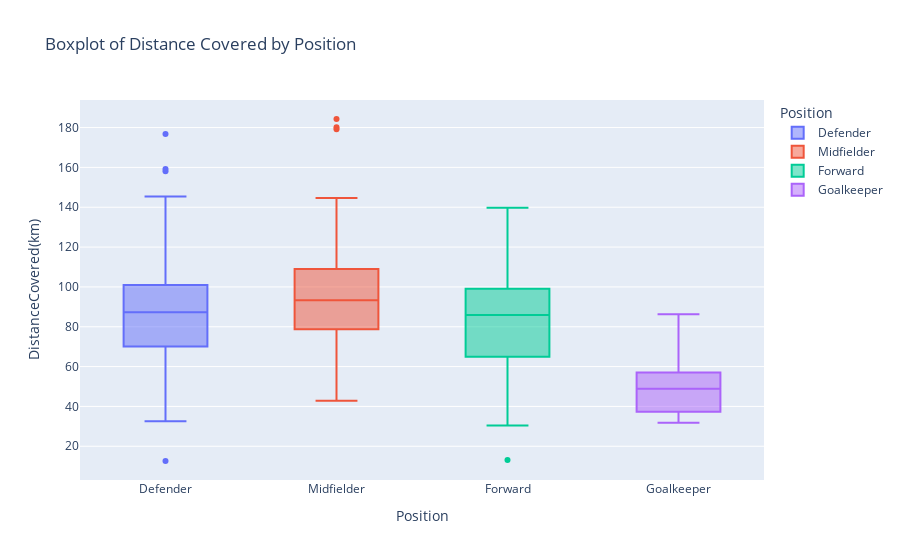

Notebook code cell kept with this figure:
### Code cell
fig = px.box(ucl, x='Position', y='DistanceCovered(km)', title='Boxplot of Distance Covered by Position',color='Position')
fig.show()

### Figure 1 — Plotly figure (JSON) as saved in the notebook; plotly's stock layout.template omitted (floating-point values rounded to 4 significant figures)
{"data": [{"alignmentgroup": "True", "hovertemplate": "Position=%{x}<br>DistanceCovered(km)=%{y}<extra></extra>", "legendgroup": "Defender", "marker": {"color": "#636efa"}, "name": "Defender", "notched": false, "offsetgroup": "Defender", "orientation": "v", "showlegend": true, "x": ["Defender", "Defender", "Defender", "Defender", "Defender", "Defender", "Defender", "Defender", "Defender", "Defender", "Defender", "Defender", "Defender", "Defender", "Defender", "Defender", "Defender", "Defender", "Defender", "Defender", "Defender", "Defender", "Defender", "Defender", "Defender", "Defender", "Defender", "Defender", "Defender", "Defender", "Defender", "Defender", "Defender", "Defender", "Defender", "Defender", "Defender", "Defender", "Defender", "Defender", "Defender", "Defender", "Defender", "Defender", "Defender", "Defender", "Defender", "Defender", "Defender", "Defender", "Defender", "Defender", "Defender", "Defender", "Defender", "Defender", "Defender", "Defender", "Defender", "Defender"], "x0": " ", "xaxis": "x", "y": [99.8, 87.5, 116.8, 100.3, 176.8, 89.5, 78.5, 63.8, 81.5, 34.8, 90.6, 77.5, 113.2, 92.3, 94.3, 110.1, 111.9, 108.0, 45.9, 83.7, 97.9, 70.6, 82.1, 87.1, 93.0, 12.6, 64.5, 101.7, 47.3, 92.4, 72.1, 112.0, 41.5, 131.8, 76.7, 75.7, 98.2, 90.7, 52.8, 108.0, 53.6, 145.4, 75.2, 126.8, 159.2, 86.2, 76.5, 66.3, 55.0, 158.1, 85.5, 93.9, 42.6, 32.6, 112.0, 96.8, 71.9, 69.5, 88.2, 56.1], "y0": " ", "yaxis": "y", "type": "box"}, {"alignmentgroup": "True", "hovertemplate": "Position=%{x}<br>DistanceCovered(km)=%{y}<extra></extra>", "legendgroup": "Midfielder", "marker": {"color": "#EF553B"}, "name": "Midfielder", "notched": false, "offsetgroup": "Midfielder", "orientation": "v", "showlegend": true, "x": ["Midfielder", "Midfielder", "Midfielder", "Midfielder", "Midfielder", "Midfielder", "Midfielder", "Midfielder", "Midfielder", "Midfielder", "Midfielder", "Midfielder", "Midfielder", "Midfielder", "Midfielder", "Midfielder", "Midfielder", "Midfielder", "Midfielder", "Midfielder", "Midfielder", "Midfielder", "Midfielder", "Midfielder", "Midfielder", "Midfielder", "Midfielder", "Midfielder", "Midfielder", "Midfielder", "Midfielder", "Midfielder", "Midfielder", "Midfielder", "Midfielder", "Midfielder", "Midfielder", "Midfielder", "Midfielder", "Midfielder", "Midfielder", "Midfielder", "Midfielder", "Midfielder", "Midfielder", "Midfielder", "Midfielder", "Midfielder", "Midfielder", "Midfielder", "Midfielder", "Midfielder", "Midfielder", "Midfielder", "Midfielder", "Midfielder", "Midfielder", "Midfielder", "Midfielder", "Midfielder", "Midfielder", "Midfielder", "Midfielder", "Midfielder", "Midfielder", "Midfielder"], "x0": " ", "xaxis": "x", "y": [97.4, 106.4, 141.7, 144.7, 58.3, 99.2, 82.9, 89.6, 87.6, 111.3, 141.8, 84.5, 180.2, 141.1, 82.5, 107.2, 77.4, 62.7, 106.4, 90.3, 100.2, 50.5, 81.8, 68.5, 78.8, 93.6, 120.7, 93.4, 52.5, 90.1, 105.4, 70.5, 78.6, 97.0, 132.6, 113.7, 90.5, 93.2, 103.5, 84.8, 91.0, 106.3, 68.5, 128.5, 96.7, 179.2, 109.0, 85.7, 87.9, 184.3, 133.1, 42.8, 97.6, 87.5, 78.6, 125.3, 130.0, 100.9, 65.3, 140.0, 95.5, 66.6, 72.6, 42.9, 78.3, 86.1], "y0": " ", "yaxis": "y", "type": "box"}, {"alignmentgroup": "True", "hovertemplate": "Position=%{x}<br>DistanceCovered(km)=%{y}<extra></extra>", "legendgroup": "Forward", "marker": {"color": "#00cc96"}, "name": "Forward", "notched": false, "offsetgroup": "Forward", "orientation": "v", "showlegend": true, "x": ["Forward", "Forward", "Forward", "Forward", "Forward", "Forward", "Forward", "Forward", "Forward", "Forward", "Forward", "Forward", "Forward", "Forward", "Forward", "Forward", "Forward", "Forward", "Forward", "Forward", "Forward", "Forward", "Forward", "Forward", "Forward", "Forward", "Forward", "Forward", "Forward", "Forward", "Forward", "Forward", "Forward", "Forward", "Forward", "Forward", "Forward", "Forward", "Forward", "Forward", "Forward", "Forward", "Forward", "Forward", "Forward", "Forward", "Forward", "Forward", "Forward", "Forward", "Forward", "Forward", "Forward", "Forward", "Forward", "Forward", "Forward", "Forward", "Forward", "Forward", "Forward", "Forward", "Forward", "Forward"], "x0": " ", "xaxis": "x", "y": [92.5, 126.8, 13.1, 59.8, 56.6, 99.7, 87.3, 101.3, 109.9, 73.5, 96.8, 78.7, 113.3, 72.0, 118.9, 96.5, 116.4, 74.2, 89.6, 54.1, 115.3, 89.7, 62.0, 64.4, 62.6, 62.7, 45.3, 126.1, 69.1, 87.3, 120.5, 96.9, 84.9, 86.7, 76.7, 91.2, 59.1, 116.1, 98.5, 67.2, 78.5, 107.3, 88.8, 92.6, 98.5, 102.9, 65.4, 139.7, 71.4, 81.6, 50.7, 85.3, 45.5, 91.2, 35.3, 108.1, 134.9, 50.7, 86.4, 75.0, 69.5, 82.1, 30.4, 53.4], "y0": " ", "yaxis": "y", "type": "box"}, {"alignmentgroup": "True", "hovertemplate": "Position=%{x}<br>DistanceCovered(km)=%{y}<extra></extra>", "legendgroup": "Goalkeeper", "marker": {"color": "#ab63fa"}, "name": "Goalkeeper", "notched": false, "offsetgroup": "Goalkeeper", "orientation": "v", "showlegend": true, "x": ["Goalkeeper", "Goalkeeper", "Goalkeeper", "Goalkeeper", "Goalkeeper", "Goalkeeper", "Goalkeeper", "Goalkeeper", "Goalkeeper", "Goalkeeper", "Goalkeeper", "Goalkeeper", "Goalkeeper", "Goalkeeper", "Goalkeeper", "Goalkeeper", "Goalkeeper", "Goalkeeper", "Goalkeeper", "Goalkeeper"], "x0": " ", "xaxis": "x", "y": [49.6, 43.1, 56.1, 52.4, 35.5, 86.3, 41.2, 57.9, 71.7, 51.5, 34.1, 52.5, 40.1, 61.9, 34.8, 65.1, 39.2, 32.4, 48.1, 31.8], "y0": " ", "yaxis": "y", "type": "box"}], "layout": {"xaxis": {"anchor": "y", "domain": [0.0, 1.0], "title": {"text": "Position"}, "categoryorder": "array", "categoryarray": ["Defender", "Midfielder", "Forward", "Goalkeeper"]}, "yaxis": {"anchor": "x", "domain": [0.0, 1.0], "title": {"text": "DistanceCovered(km)"}}, "legend": {"title": {"text": "Position"}, "tracegroupgap": 0}, "title": {"text": "Boxplot of Distance Covered by Position"}, "boxmode": "overlay"}}
